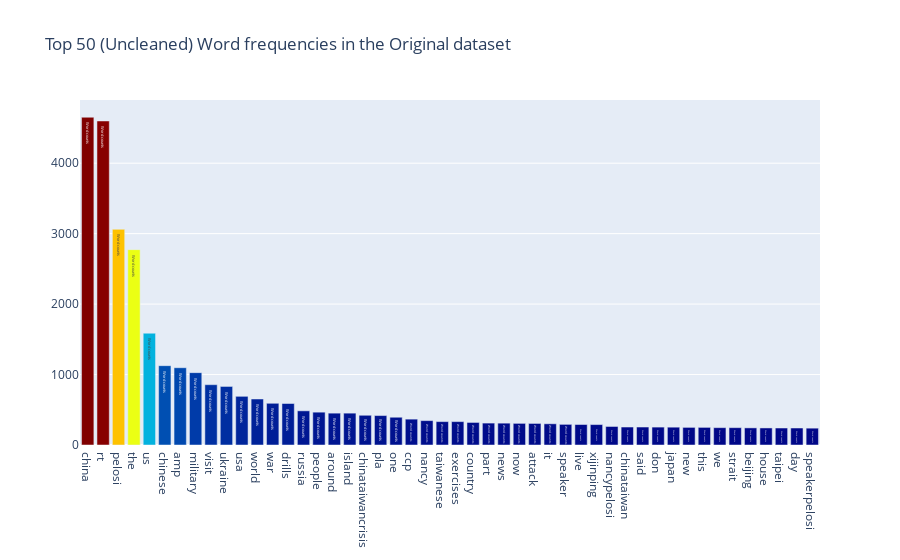
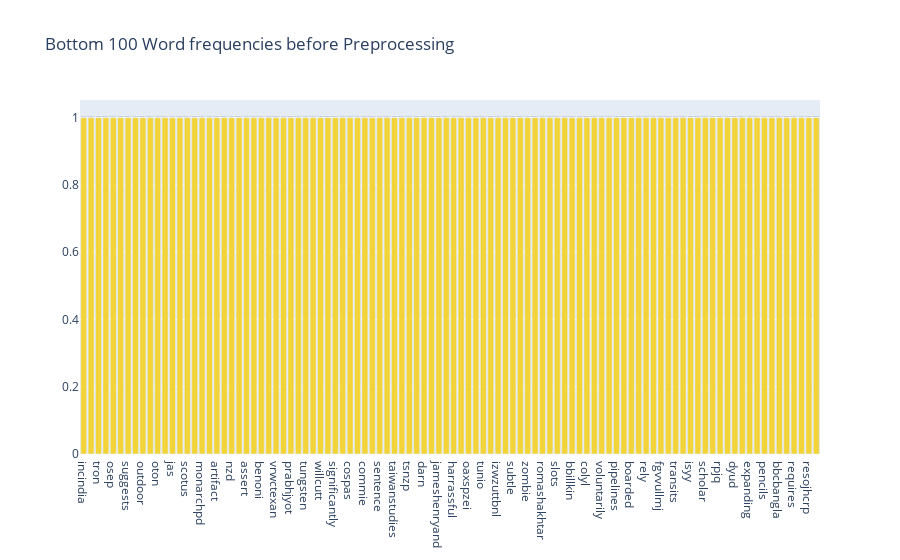

Notebook cell for these charts, in order:
### Code cell
# plot of top and bottom 50 words

all_words = tweets.str.split(
    expand=True).unstack().value_counts()
x = [r for r in all_words.index.values if len(r) > 1]
y = all_words.values
data = [go.Bar(
    x=x[2:50],
    y=y[2:50],
    marker=dict(colorscale='Jet',
                color=y[2:100]
                ),
    text='Word counts'
)]

layout = go.Layout(
    title='Top 50 (Uncleaned) Word frequencies in the Original dataset'
)

fig = go.Figure(data=data, layout=layout)

py.iplot(fig, filename='basic-bar')


data = [go.Bar(
    x=x[-100:],
    y=y[-100:],
    marker=dict(colorscale='Portland',
                color=y[-100:]
                ),
    text='Word counts'
)]

layout = go.Layout(
    title='Bottom 100 Word frequencies before Preprocessing'
)

fig = go.Figure(data=data, layout=layout)

py.iplot(fig, filename='basic-bar')

### Figure 1 — Plotly figure (JSON) as saved in the notebook; plotly's stock layout.template omitted (floating-point values rounded to 4 significant figures)
{"data": [{"marker": {"color": [4652, 4599, 3061, 2773, 1587, 1126, 1097, 1027, 856, 831, 691, 653, 592, 589, 485, 466, 452, 452, 422, 418, 394, 367, 346, 332, 332, 320, 311, 310, 307, 306, 301, 293, 291, 290, 263, 255, 255, 254, 253, 250, 250, 246, 246, 243, 242, 241, 241, 239, 227, 221, 217, 210, 206, 205, 204, 200, 199, 195, 195, 195, 190, 187, 182, 179, 179, 174, 168, 165, 164, 164, 160, 160, 155, 152, 152, 150, 150, 150, 149, 148, 148, 147, 147, 147, 145, 144, 143, 142, 142, 141, 141, 141, 138, 138, 137, 137, 137, 136], "colorscale": [[0, "rgb(0,0,131)"], [0.2, "rgb(0,60,170)"], [0.4, "rgb(5,255,255)"], [0.6, "rgb(255,255,0)"], [0.8, "rgb(250,0,0)"], [1, "rgb(128,0,0)"]]}, "text": "Word counts", "type": "bar", "x": ["china", "rt", "pelosi", "the", "us", "chinese", "amp", "military", "visit", "ukraine", "usa", "world", "war", "drills", "russia", "people", "around", "island", "chinataiwancrisis", "pla", "one", "ccp", "nancy", "taiwanese", "exercises", "country", "part", "news", "now", "attack", "it", "speaker", "live", "xijinping", "nancypelosi", "chinataiwan", "said", "don", "japan", "new", "this", "we", "strait", "beijing", "house", "taipei", "day", "speakerpelosi"], "y": [4652, 4599, 3061, 2773, 1587, 1126, 1097, 1027, 856, 831, 691, 653, 592, 589, 485, 466, 452, 452, 422, 418, 394, 367, 346, 332, 332, 320, 311, 310, 307, 306, 301, 293, 291, 290, 263, 255, 255, 254, 253, 250, 250, 246, 246, 243, 242, 241, 241, 239]}], "layout": {"title": {"text": "Top 50 (Uncleaned) Word frequencies in the Original dataset"}}}

### Figure 2 — Plotly figure (JSON) as saved in the notebook; plotly's stock layout.template omitted (floating-point values rounded to 4 significant figures)
{"data": [{"marker": {"color": [1, 1, 1, 1, 1, 1, 1, 1, 1, 1, 1, 1, 1, 1, 1, 1, 1, 1, 1, 1, 1, 1, 1, 1, 1, 1, 1, 1, 1, 1, 1, 1, 1, 1, 1, 1, 1, 1, 1, 1, 1, 1, 1, 1, 1, 1, 1, 1, 1, 1, 1, 1, 1, 1, 1, 1, 1, 1, 1, 1, 1, 1, 1, 1, 1, 1, 1, 1, 1, 1, 1, 1, 1, 1, 1, 1, 1, 1, 1, 1, 1, 1, 1, 1, 1, 1, 1, 1, 1, 1, 1, 1, 1, 1, 1, 1, 1, 1, 1, 1], "colorscale": [[0, "rgb(12,51,131)"], [0.25, "rgb(10,136,186)"], [0.5, "rgb(242,211,56)"], [0.75, "rgb(242,143,56)"], [1, "rgb(217,30,30)"]]}, "text": "Word counts", "type": "bar", "x": ["incindia", "eveche", "tron", "archive", "osep", "nadeem", "suggests", "soizadavid", "outdoor", "voteredtosaveamerica", "oton", "jee", "jas", "pnhtetbofc", "scotus", "extremists", "monarchpd", "cnakp", "artifact", "cumex", "nzd", "afor", "assert", "pirates", "benoni", "dkcooper", "vrwctexan", "affective", "prabhjyot", "asvwztgvhr", "tungsten", "senz", "willcutt", "tsp", "significantly", "lujlpjhh", "cospas", "brute", "commie", "njudo", "sentence", "xdaep", "taiwanstudies", "implosion", "tsnzp", "artistes", "darn", "populated", "jameshenryand", "orderofpropitiousclouds", "harrassful", "wawx", "oaxspzei", "vsb", "tunio", "marathonpetroco", "izwzuttbnl", "foldable", "subtle", "papaanddaddys", "zombie", "freemazinnamdikanu", "romashakhtar", "bidensucks", "slots", "pelusi", "bbillkin", "judgementday", "colyl", "whd", "voluntarily", "fttb", "pipelines", "lihaha", "boarded", "pesadillaenelpara", "rely", "yxs", "fgvvullmj", "axyf", "transits", "pokitics", "isyy", "reddit", "scholar", "qmnni", "rpjq", "ymedia", "dyud", "bidengashike", "expanding", "taiwanisfree", "pencils", "gaxlxp", "bbcbangla", "cltizcoefa", "requires", "snickerstaiwans", "resojhcrp", "hvoowdeltx"], "y": [1, 1, 1, 1, 1, 1, 1, 1, 1, 1, 1, 1, 1, 1, 1, 1, 1, 1, 1, 1, 1, 1, 1, 1, 1, 1, 1, 1, 1, 1, 1, 1, 1, 1, 1, 1, 1, 1, 1, 1, 1, 1, 1, 1, 1, 1, 1, 1, 1, 1, 1, 1, 1, 1, 1, 1, 1, 1, 1, 1, 1, 1, 1, 1, 1, 1, 1, 1, 1, 1, 1, 1, 1, 1, 1, 1, 1, 1, 1, 1, 1, 1, 1, 1, 1, 1, 1, 1, 1, 1, 1, 1, 1, 1, 1, 1, 1, 1, 1, 1]}], "layout": {"title": {"text": "Bottom 100 Word frequencies before Preprocessing"}}}
